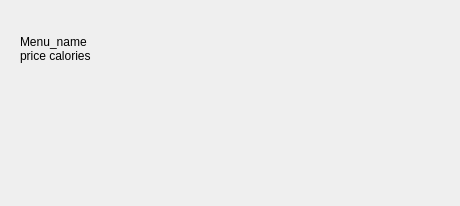
                  <widget class="QWidget" name="page_ask_set">
                   <layout class="QVBoxLayout" name="verticalLayout_28">
                    <item>
                     <widget class="QWidget" name="widget_9" native="true">
                      <layout class="QVBoxLayout" name="verticalLayout_22">
                       <property name="bottomMargin">
                        <number>9</number>
                       </property>
                       <item>
                        <widget class="QWidget" name="widget_body_main_haeder_5" native="true">
                         <property name="sizePolicy">
                          <sizepolicy hsizetype="Preferred" vsizetype="Preferred">
                           <horstretch>0</horstretch>
                           <verstretch>0</verstretch>
                          </sizepolicy>
                         </property>
                         <property name="minimumSize">
                          <size>
                           <width>420</width>
                           <height>120</height>
                          </size>
                         </property>
                         <property name="maximumSize">
                          <size>
                           <width>420</width>
                           <height>120</height>
                          </size>
                         </property>
                         <layout class="QVBoxLayout" name="verticalLayout_133">
                          <property name="spacing">
                           <number>0</number>
                          </property>
                          <property name="leftMargin">
                           <number>0</number>
                          </property>
                          <property name="topMargin">
                           <number>15</number>
                          </property>
                          <property name="rightMargin">
                           <number>0</number>
                          </property>
                          <property name="bottomMargin">
                           <number>0</number>
                          </property>
                          <item>
                           <widget class="QLabel" name="label_menu_name_header_name_1">
                            <property name="text">
                             <string>Menu_name
price calories</string>
                            </property>
                            <property name="alignment">
                             <set>Qt::AlignLeading|Qt::AlignLeft|Qt::AlignTop</set>
                            </property>
                            <property name="wordWrap">
                             <bool>true</bool>
                            </property>
                           </widget>
                          </item>
                          <item>
                           <widget class="QLabel" name="label_ask_order_1">
                            <property name="text">
                             <string/>
                            </property>
                           </widget>
                          </item>
                         </layout>
                        </widget>
                       </item>
                       <item>
                        <widget class="QWidget" name="widget_select_area_1" native="true"/>
                       </item>
                       <item>
                        <spacer name="verticalSpacer_18">
                         <property name="orientation">
                          <enum>Qt::Vertical</enum>
                         </property>
                         <property name="sizeHint" stdset="0">
                          <size>
                           <width>20</width>
                           <height>40</height>
                          </size>
                         </property>
                        </spacer>
                       </item>
                      </layout>
                     </widget>
                    </item>
                   </layout>
                  </widget>
